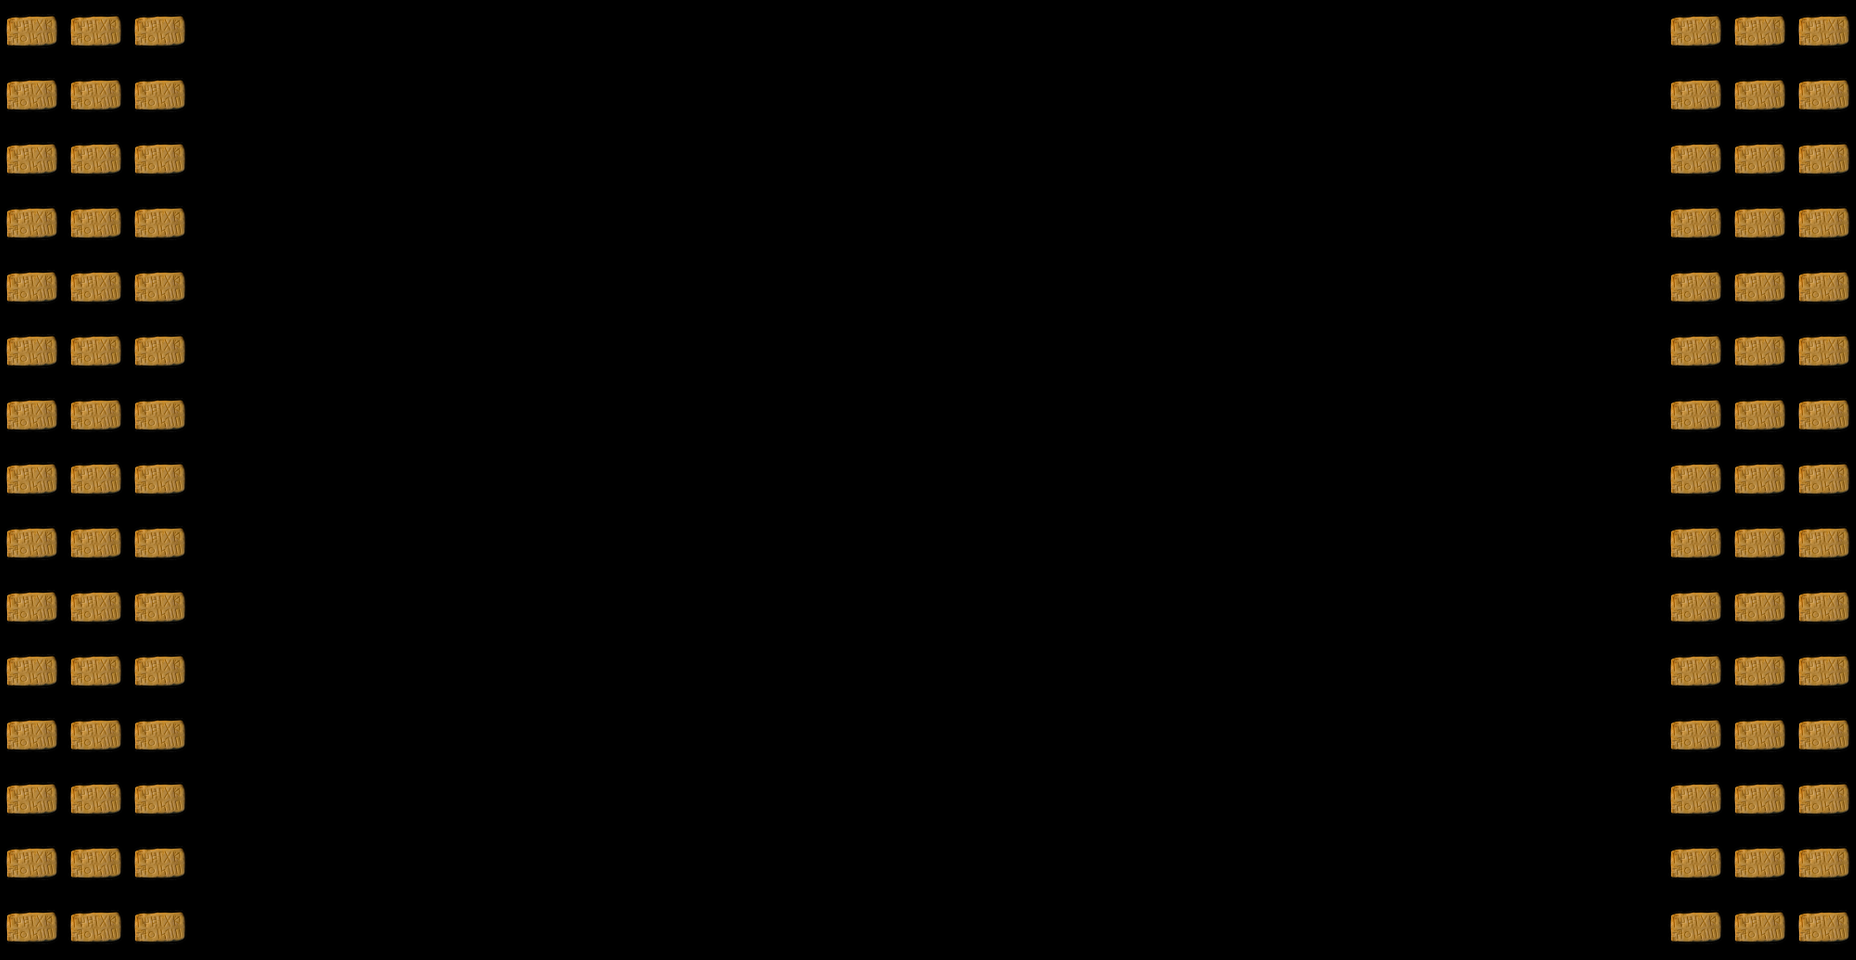

Rendered tile map (Tiled .tmx) drawn with the repository's tilesets; below, a short description and the map source with its tile grids summarised:
An orthogonal 29x15 tile map with 64x64 px tiles, 1 tile layer (Unplayable) and 147 objects.

<map version="1.0" orientation="orthogonal" renderorder="right-down" width="29" height="15" tilewidth="64" tileheight="64" nextobjectid="261">
 <tileset firstgid="1" name="gemtileset64" tilewidth="64" tileheight="64">
  <image source="../gemtileset64.png" width="256" height="256" />
 </tileset>
 <layer name="Unplayable" width="29" height="15">
  <data>[435 cells, 90 non-empty, 1 distinct tile ids]</data>
 </layer>
 <objectgroup name="RedAttunement">
  <object id="128" gid="9" x="512" y="256" />
  <object id="240" gid="9" x="1280" y="704" />
 </objectgroup>
 <objectgroup name="YellowAttunement">
  <object id="127" gid="10" x="192" y="256" />
  <object id="241" gid="10" x="1408" y="704" />
 </objectgroup>
 <objectgroup name="GreenAttunement">
  <object id="137" gid="11" x="832" y="256" />
  <object id="239" gid="11" x="960" y="704" />
 </objectgroup>
 <objectgroup name="BlueAttunement">
  <object id="148" gid="12" x="1152" y="256" />
  <object id="238" gid="12" x="640" y="704" />
 </objectgroup>
 <objectgroup name="RedGems">
  <object id="126" gid="5" x="768" y="64" />
  <object id="140" gid="5" x="1408" y="128" />
  <object id="141" gid="5" x="1408" y="192" />
  <object id="142" gid="5" x="1408" y="256" />
  <object id="143" gid="5" x="1408" y="320" />
  <object id="144" gid="5" x="1344" y="320" />
  <object id="145" gid="5" x="1280" y="320" />
  <object id="146" gid="5" x="1216" y="320" />
  <object id="147" gid="5" x="1152" y="320" />
  <object id="226" gid="5" x="640" y="640" />
  <object id="227" gid="5" x="576" y="640" />
  <object id="228" gid="5" x="512" y="640" />
  <object id="229" gid="5" x="448" y="640" />
  <object id="230" gid="5" x="384" y="640" />
  <object id="231" gid="5" x="384" y="704" />
  <object id="232" gid="5" x="384" y="768" />
  <object id="233" gid="5" x="384" y="832" />
  <object id="234" gid="5" x="384" y="896" />
  <object id="237" gid="5" x="1024" y="960" />
 </objectgroup>
 <objectgroup name="YellowGems">
  <object id="80" gid="6" x="448" y="64" />
  <object id="129" gid="6" x="832" y="320" />
  <object id="130" gid="6" x="896" y="320" />
  <object id="131" gid="6" x="960" y="320" />
  <object id="132" gid="6" x="1024" y="320" />
  <object id="133" gid="6" x="1088" y="320" />
  <object id="134" gid="6" x="1088" y="256" />
  <object id="135" gid="6" x="1088" y="192" />
  <object id="136" gid="6" x="1088" y="128" />
  <object id="149" gid="6" x="1600" y="448" />
  <object id="150" gid="6" x="1536" y="448" />
  <object id="151" gid="6" x="1472" y="448" />
  <object id="152" gid="6" x="1408" y="448" />
  <object id="153" gid="6" x="1344" y="448" />
  <object id="154" gid="6" x="1280" y="448" />
  <object id="155" gid="6" x="1216" y="448" />
  <object id="156" gid="6" x="1152" y="448" />
  <object id="157" gid="6" x="1088" y="448" />
  <object id="158" gid="6" x="1024" y="448" />
  <object id="159" gid="6" x="960" y="448" />
  <object id="160" gid="6" x="896" y="448" />
  <object id="161" gid="6" x="832" y="448" />
  <object id="162" gid="6" x="768" y="448" />
  <object id="163" gid="6" x="704" y="448" />
  <object id="164" gid="6" x="640" y="448" />
  <object id="165" gid="6" x="576" y="448" />
  <object id="166" gid="6" x="512" y="448" />
  <object id="167" gid="6" x="448" y="448" />
  <object id="168" gid="6" x="384" y="448" />
  <object id="169" gid="6" x="320" y="448" />
  <object id="170" gid="6" x="256" y="448" />
  <object id="171" gid="6" x="192" y="576" />
  <object id="172" gid="6" x="256" y="576" />
  <object id="173" gid="6" x="320" y="576" />
  <object id="174" gid="6" x="384" y="576" />
  <object id="175" gid="6" x="448" y="576" />
  <object id="176" gid="6" x="512" y="576" />
  <object id="177" gid="6" x="576" y="576" />
  <object id="178" gid="6" x="640" y="576" />
  <object id="179" gid="6" x="704" y="576" />
  <object id="180" gid="6" x="768" y="576" />
  <object id="181" gid="6" x="832" y="576" />
  <object id="182" gid="6" x="896" y="576" />
  <object id="183" gid="6" x="960" y="576" />
  <object id="184" gid="6" x="1024" y="576" />
  <object id="185" gid="6" x="1088" y="576" />
  <object id="186" gid="6" x="1152" y="576" />
  <object id="187" gid="6" x="1216" y="576" />
  <object id="188" gid="6" x="1280" y="576" />
  <object id="189" gid="6" x="1344" y="576" />
  <object id="190" gid="6" x="1408" y="576" />
  <object id="191" gid="6" x="1472" y="576" />
  <object id="192" gid="6" x="1536" y="576" />
  <object id="207" gid="6" x="1344" y="960" />
  <object id="217" gid="6" x="960" y="640" />
  <object id="218" gid="6" x="896" y="640" />
  <object id="219" gid="6" x="832" y="640" />
  <object id="220" gid="6" x="768" y="640" />
  <object id="221" gid="6" x="704" y="640" />
  <object id="222" gid="6" x="704" y="704" />
  <object id="223" gid="6" x="704" y="768" />
  <object id="224" gid="6" x="704" y="832" />
  <object id="225" gid="6" x="704" y="896" />
 </objectgroup>
 <objectgroup name="GreenGems">
  <object id="89" gid="7" x="448" y="128" />
  <object id="90" gid="7" x="448" y="192" />
  <object id="91" gid="7" x="448" y="256" />
  <object id="92" gid="7" x="448" y="320" />
  <object id="93" gid="7" x="384" y="320" />
  <object id="94" gid="7" x="320" y="320" />
  <object id="95" gid="7" x="256" y="320" />
  <object id="96" gid="7" x="192" y="320" />
  <object id="138" gid="7" x="1088" y="64" />
  <object id="196" gid="7" x="1344" y="896" />
  <object id="197" gid="7" x="1344" y="832" />
  <object id="198" gid="7" x="1344" y="768" />
  <object id="199" gid="7" x="1344" y="704" />
  <object id="203" gid="7" x="1344" y="640" />
  <object id="204" gid="7" x="1408" y="640" />
  <object id="205" gid="7" x="1472" y="640" />
  <object id="206" gid="7" x="1536" y="640" />
  <object id="236" gid="7" x="704" y="960" />
  <object id="243" gid="7" x="192" y="640" />
  <object id="244" gid="7" x="256" y="640" />
  <object id="245" gid="7" x="320" y="640" />
  <object id="246" gid="7" x="320" y="704" />
  <object id="247" gid="7" x="192" y="704" />
  <object id="248" gid="7" x="192" y="768" />
  <object id="249" gid="7" x="256" y="768" />
  <object id="250" gid="7" x="320" y="768" />
  <object id="251" gid="7" x="192" y="832" />
  <object id="252" gid="7" x="256" y="832" />
  <object id="253" gid="7" x="320" y="832" />
  <object id="254" gid="7" x="320" y="896" />
  <object id="255" gid="7" x="256" y="896" />
  <object id="256" gid="7" x="192" y="896" />
  <object id="257" gid="7" x="192" y="960" />
  <object id="258" gid="7" x="256" y="960" />
  <object id="260" gid="7" x="320" y="960" />
 </objectgroup>
 <objectgroup name="BlueGems">
  <object id="98" gid="8" x="768" y="128" />
  <object id="99" gid="8" x="768" y="192" />
  <object id="100" gid="8" x="768" y="256" />
  <object id="101" gid="8" x="768" y="320" />
  <object id="102" gid="8" x="704" y="320" />
  <object id="103" gid="8" x="640" y="320" />
  <object id="104" gid="8" x="576" y="320" />
  <object id="125" gid="8" x="512" y="320" />
  <object id="139" gid="8" x="1408" y="64" />
  <object id="193" gid="8" x="1600" y="576" />
  <object id="194" gid="8" x="192" y="448" />
  <object id="208" gid="8" x="1280" y="640" />
  <object id="209" gid="8" x="1216" y="640" />
  <object id="210" gid="8" x="1152" y="640" />
  <object id="211" gid="8" x="1088" y="640" />
  <object id="212" gid="8" x="1024" y="640" />
  <object id="213" gid="8" x="1024" y="704" />
  <object id="214" gid="8" x="1024" y="768" />
  <object id="215" gid="8" x="1024" y="832" />
  <object id="216" gid="8" x="1024" y="896" />
  <object id="235" gid="8" x="384" y="960" />
 </objectgroup>
 <objectgroup name="Exit">
  <object id="242" gid="13" x="256" y="704" />
 </objectgroup>
 <objectgroup name="Spikes" />
</map>
